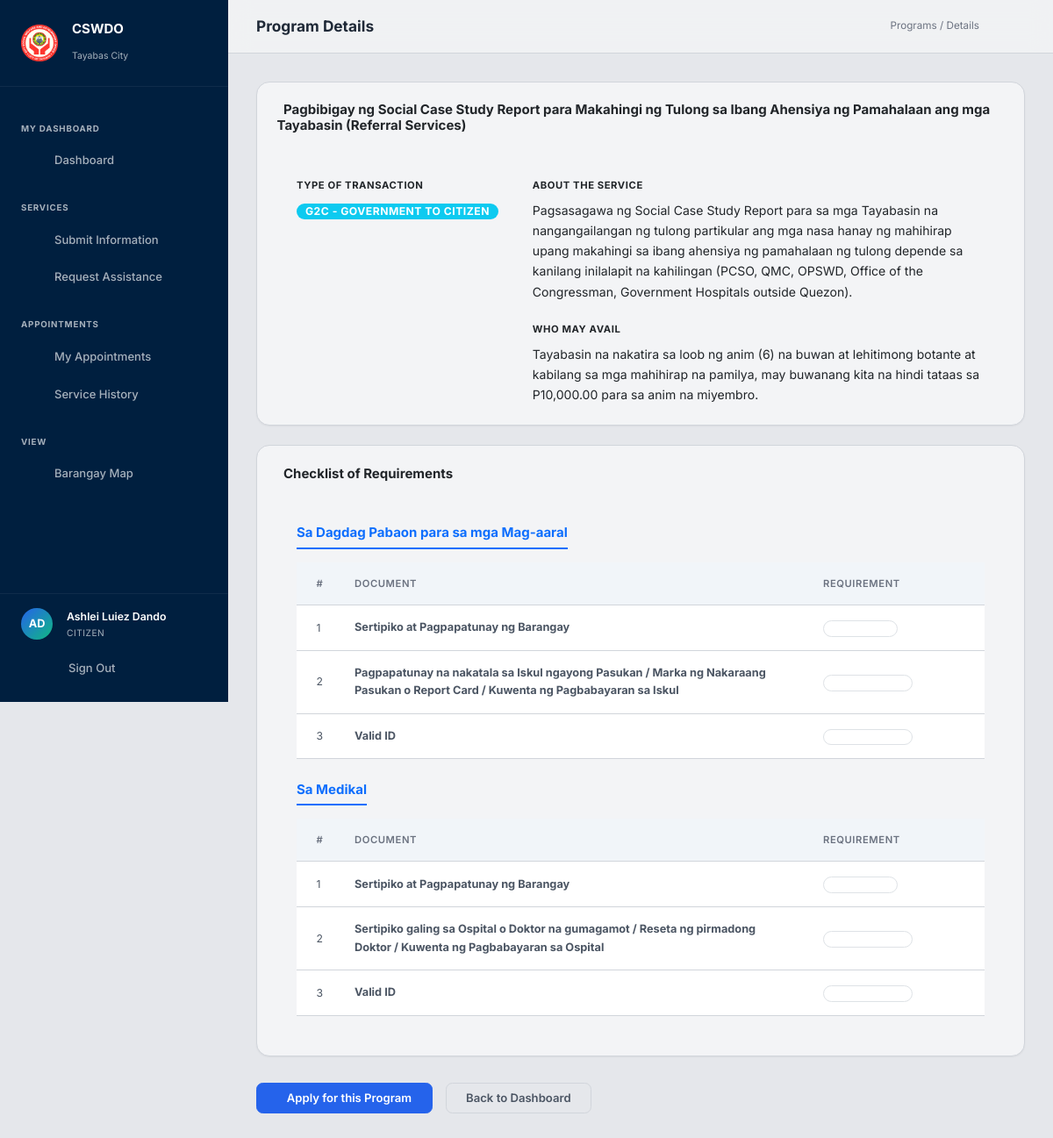
The page /programs/8/ (signed in) on the database its author committed.
### core/models.py (models this page shows, shortened)
class Program(models.Model):
    name = models.CharField(max_length=300, unique=True)
    description = models.TextField(blank=True)
    transaction_type = models.CharField(max_length=100, default='G2C - Government to Citizen')
    who_may_avail = models.TextField(blank=True)
    is_active = models.BooleanField(default=True)
    created_at = models.DateTimeField(auto_now_add=True)
    class Meta:
        ordering = ['name']

class ProgramRequiredDocument(models.Model):
    program = models.ForeignKey(Program, on_delete=models.CASCADE, related_name='required_documents')
    document_name = models.CharField(max_length=300)
    description = models.CharField(max_length=300, blank=True)
    category = models.CharField(max_length=100, blank=True)
    is_required = models.BooleanField(default=True)
    order = models.PositiveIntegerField(default=0)
    class Meta:
        ordering = ['category', 'order']

### core/views.py (the view)
# urls.py: path('programs/<int:pk>/', views.program_detail, name='program_detail'),
@login_required
def program_detail(request, pk):
    program = get_object_or_404(Program, pk=pk)
    program = get_object_or_404(Program, pk=pk)
    required_docs = program.required_documents.all()
    categories = {}
    for doc in required_docs:
        cat = doc.category or 'General'
        if cat not in categories:
            categories[cat] = []
        categories[cat].append(doc)
    return render(request, 'program_detail.html', {
        'program': program,
        'categories': categories,
    })

### core/templates/program_detail.html (shortened to what this page needs)
{% extends 'base.html' %}
{% block page_title %}Program Details{% endblock %}
{% block breadcrumb %}Programs / Details{% endblock %}
{% block content %}
<div class="container-fluid px-0">
    <div class="card mb-4">
        <div class="card-header border-0 pt-4 px-4 bg-transparent d-flex justify-content-between align-items-center">
            <h4 class="card-title fw-bold mb-0 text-slate-900">
                 {{ program.name }}
            </h4>
        </div>
        <div class="card-body px-4 px-md-5 pt-0 pb-4">
            <div class="row g-4 mt-1">
                <div class="col-12 col-md-4">
                    <div class="text-uppercase fw-bold mb-2 text-slate-500" style="font-size: 0.75rem; letter-spacing: 0.05em;">
                        Type of Transaction
                    </div>
                    <span class="badge bg-info text-white" style="font-size: 0.8125rem;">{{ program.transaction_type }}</span>
                </div>
                <div class="col-12 col-md-8">
                    <div class="mb-4">
                        <div class="text-uppercase fw-bold mb-2 text-slate-500" style="font-size: 0.75rem; letter-spacing: 0.05em;">
                            About the Service
                        </div>
                        <p class="text-slate-600" style="font-size: 0.9375rem; line-height: 1.65;">{{ program.description }}</p>
                    </div>
                    {% if program.who_may_avail %}
                    <div>
                        <div class="text-uppercase fw-bold mb-2 text-slate-500" style="font-size: 0.75rem; letter-spacing: 0.05em;">
                            Who May Avail
                        </div>
                        <p class="text-slate-600" style="font-size: 0.9375rem; line-height: 1.65; margin-bottom: 0;">{{ program.who_may_avail }}</p>
                    </div>
                    {% endif %}
                </div>
            </div>
        </div>
    </div>
    <div class="card mb-4">
        <div class="card-header border-0 pt-4 px-4 bg-transparent">
            <h5 class="card-title fw-bold mb-0 text-slate-900">
                 Checklist of Requirements
            </h5>
        </div>
        <div class="card-body px-4 px-md-5 pt-0 pb-4">
            {% for category, docs in categories.items %}
            {% if category != 'General' %}
            <div class="mt-4 mb-3">
                <h6 class="fw-bold text-primary border-bottom border-primary border-2 pb-2 d-inline-block mb-0">
                    {{ category }}
                </h6>
            </div>
            {% endif %}
            <div class="table-responsive mb-4">
                <table class="table mb-0">
                    <thead>
                        <tr>
                            <th class="ps-4" style="width: 50px;">#</th>
                            <th>Document</th>
                            <th style="width: 200px;">Requirement</th>
                        </tr>
                    </thead>
                    <tbody>
                        {% for doc in docs %}
                        <tr>
                            <td class="ps-4 text-slate-500" style="font-size: 0.8125rem;">{{ forloop.counter }}</td>
                            <td><strong class="text-slate-900">{{ doc.document_name }}</strong></td>
                            <td>
                                {% if doc.description %}
                                <span class="badge bg-slate-100 text-slate-600 border border-slate-200 text-start d-inline-block" style="font-weight: 400;">
                                </span>
                                {% else %}
                                <span class="text-slate-400 ms-2">-</span>
                                {% endif %}
                            </td>
                        </tr>
                        {% endfor %}
                    </tbody>
                </table>
            </div>
            {% endfor %}
        </div>
    </div>
    <div class="d-flex gap-3 mt-4 pt-2 mb-5">
        {% if user.profile.is_admin %}
        <a href="{% url 'program_list' %}" class="btn btn-outline px-4 py-2 fw-semibold">Back to Programs</a>
        {% else %}
        <a href="{% url 'request_assistance' %}" class="btn btn-primary px-4 py-2 fw-semibold text-decoration-none">
             Apply for this Program
        </a>
        <a href="{% url 'user_dashboard' %}" class="btn btn-outline px-4 py-2 fw-semibold text-decoration-none">Back to Dashboard</a>
        {% endif %}
    </div>
</div>
{% endblock %}

### core/templates/base.html (shortened to what this page needs)
{% load static %}
<!DOCTYPE html>
<html lang="en" id="html-root">
<head>
    <link href="https://cdn.jsdelivr.net/npm/bootstrap@5.3.3/dist/css/bootstrap.min.css" rel="stylesheet">
    <link href="https://cdn.jsdelivr.net/npm/bootstrap-icons@1.11.3/font/bootstrap-icons.min.css" rel="stylesheet">
    <link rel='stylesheet' href='https://cdn-uicons.flaticon.com/2.1.0/uicons-regular-rounded/css/uicons-regular-rounded.css'>
    <link rel="stylesheet" href="https://unpkg.com/leaflet@1.9.4/dist/leaflet.css" />
    <link rel="stylesheet" href="https://cdn.jsdelivr.net/npm/tom-select@2.3.1/dist/css/tom-select.min.css">
    <link rel="stylesheet" href="{% static 'css/style.css' %}?v=4.0">
</head>
<body x-data="{ sidebarOpen: false }">
    {% block body %}
    <div class="layout">
        <aside class="sidebar" :class="{ 'open': sidebarOpen }" id="sidebar">
            <div class="sidebar-brand">
                <div class="sidebar-brand-icon">
                    <img src="{% static 'images/cswdo_logo.png' %}" alt="CSWDO Logo"
                        style="width: 100%; height: 100%; object-fit: contain;">
                </div>
                <div>
                    <h1>CSWDO</h1>
                    <small>Tayabas City</small>
                </div>
            </div>
            <nav class="sidebar-nav">
                {% if user.is_authenticated and user.is_superuser or user.profile.is_admin %}
                <div class="sidebar-label">Dashboard</div>
                <a href="{% url 'admin_dashboard' %}"
                    class="sidebar-link {% if request.resolver_match.url_name == 'admin_dashboard' %}active{% endif %}"
                    id="nav-admin-dashboard">
                    <span class="icon"><i class="fi fi-rr-stats"></i></span> Analytics Dashboard
                </a>
                <div class="sidebar-label">Management</div>
                <a href="{% url 'beneficiary_list' %}"
                    class="sidebar-link {% if request.resolver_match.url_name == 'beneficiary_list' or request.resolver_match.url_name == 'beneficiary_edit' %}active{% endif %}"
                    id="nav-beneficiaries">
                    <span class="icon"><i class="fi fi-rr-users"></i></span> Beneficiaries
                </a>
                <a href="{% url 'request_list' %}"
                    class="sidebar-link {% if request.resolver_match.url_name == 'request_list' %}active{% endif %}"
                    id="nav-requests">
                    <span class="icon"><i class="fi fi-rr-clipboard-list"></i></span> Requests
                </a>
                <a href="{% url 'schedule_list' %}"
                    class="sidebar-link {% if 'schedule' in request.resolver_match.url_name %}active{% endif %}"
                    id="nav-schedules">
                    <span class="icon"><i class="fi fi-rr-calendar-lines"></i></span> Schedules
                </a>
                <a href="{% url 'admin_service_history' %}"
                    class="sidebar-link {% if request.resolver_match.url_name == 'admin_service_history' %}active{% endif %}"
                    id="nav-service-history">
                    <span class="icon"><i class="fi fi-rr-time-past"></i></span> Service History
                </a>
                <a href="{% url 'program_list' %}"
                    class="sidebar-link {% if request.resolver_match.url_name == 'program_list' or request.resolver_match.url_name == 'program_add' or request.resolver_match.url_name == 'program_edit' %}active{% endif %}"
                    id="nav-programs">
                    <span class="icon"><i class="fi fi-rr-folder"></i></span> Programs
                </a>
                <a href="{% url 'staff_management' %}"
                    class="sidebar-link {% if 'staff' in request.resolver_match.url_name %}active{% endif %}"
                    id="nav-staff">
                    <span class="icon"><i class="fi fi-rr-id-badge"></i></span> Staff Management
                </a>
                <div class="sidebar-label">Analytics</div>
                <a href="{% url 'admin_insights' %}"
                    class="sidebar-link {% if request.resolver_match.url_name == 'admin_insights' %}active{% endif %}"
                    id="nav-insights">
                    <span class="icon"><i class="fi fi-rr-bulb"></i></span> System Insights
                </a>
                <a href="{% url 'map' %}"
                    class="sidebar-link {% if request.resolver_match.url_name == 'map' %}active{% endif %}"
                    id="nav-map">
                    <span class="icon"><i class="fi fi-rr-map"></i></span> Geospatial Map
                </a>
                {% else %}
                <div class="sidebar-label">My Dashboard</div>
                <a href="{% url 'user_dashboard' %}"
                    class="sidebar-link {% if request.resolver_match.url_name == 'user_dashboard' %}active{% endif %}"
                    id="nav-user-dashboard">
                    <span class="icon"></span> Dashboard
                </a>
                <div class="sidebar-label">Services</div>
                <a href="{% url 'submit_beneficiary' %}"
                    class="sidebar-link {% if request.resolver_match.url_name == 'submit_beneficiary' %}active{% endif %}"
                    id="nav-submit-beneficiary">
                    <span class="icon"></span> Submit Information
                </a>
                <a href="{% url 'request_assistance' %}"
                    class="sidebar-link {% if request.resolver_match.url_name == 'request_assistance' %}active{% endif %}"
                    id="nav-request-assistance">
                    <span class="icon"></span> Request Assistance
                </a>
                <div class="sidebar-label">Appointments</div>
                <a href="{% url 'user_appointments' %}"
                    class="sidebar-link {% if request.resolver_match.url_name == 'user_appointments' or request.resolver_match.url_name == 'user_appointment_detail' %}active{% endif %}"
                    id="nav-user-appointments">
                    <span class="icon"></span> My Appointments
                </a>
                <a href="{% url 'user_service_history' %}"
                    class="sidebar-link {% if request.resolver_match.url_name == 'user_service_history' %}active{% endif %}"
                    id="nav-user-history">
                    <span class="icon"></span> Service History
                </a>
                <div class="sidebar-label">View</div>
                <a href="{% url 'map' %}"
                    class="sidebar-link {% if request.resolver_match.url_name == 'map' %}active{% endif %}"
                    id="nav-user-map">
                    <span class="icon"></span> Barangay Map
                </a>
                {% endif %}
            </nav>
            <div class="sidebar-footer">
                <div class="sidebar-user">
                    <div class="sidebar-avatar">{{ user.first_name.0 }}{{ user.last_name.0 }}</div>
                    <div class="sidebar-user-info">
                        <div class="name">{{ user.get_full_name|default:user.username }}</div>
                        <div class="role">{% if user.is_superuser or user.profile.is_admin %}Administrator{% elif user.is_staff or user.profile.is_staff_role %}Staff{% else %}Citizen{% endif %}</div>
                    </div>
                </div>
                <a href="{% url 'logout' %}" class="sidebar-link" style="margin-top: 12px;" id="nav-logout">
                    <span class="icon"></span> Sign Out
                </a>
            </div>
        </aside>
        <main class="main">
            <header class="topbar">
                <div>
                    <span class="topbar-title">{% block page_title %}Dashboard{% endblock %}</span>
                </div>
                <div class="topbar-actions">
                    <span class="topbar-breadcrumb">{% block breadcrumb %}{% endblock %}</span>
                    {% if user.is_authenticated %}
                    <div class="notif-wrapper" id="notif-wrapper" x-data="{ open: false }">
                        <button class="notif-btn" @click="open = !open; if(open) loadNotifications()" id="notif-bell-btn" aria-label="Notifications">
                        </button>
                    </div>
                    {% endif %}
                </div>
            </header>
            <div class="content animate-fade">
                {% block content %}{% endblock %}
            </div>
        </main>
    </div>
    {% endblock %}
</body>
</html>

### rows shown on the page
Program: name "Pagbibigay ng Social Case Study Report para Makahingi ng Tulong sa Ibang Ahensiya ng Pamahalaan ang mga Tayabasin (Referral Services)", transaction_type "G2C - GOVERNMENT TO CITIZEN", description "Pagsasagawa ng Social Case Study Report para sa mga Tayabasin na nangangailangan ng tulong partikular ang mga nasa hanay ng mahihirap upang makahingi sa ibang ahensiya ng pamahalaan ng tulong depende sa kanilang inilalapit na kahilingan (PCSO, QMC, OPSWD, Office of the Congressman, Government Hospitals outside Quezon).", who_may_avail "Tayabasin na nakatira sa loob ng anim (6) na buwan at lehitimong botante at kabilang sa mga mahihirap na pamilya, may buwanang kita na hindi tataas sa P10,000.00 para sa anim na miyembro."
ProgramRequiredDocument: category "Sa Dagdag Pabaon para sa mga Mag-aaral", document_name "Sertipiko at Pagpapatunay ng Barangay"
ProgramRequiredDocument: document_name "Pagpapatunay na nakatala sa Iskul ngayong Pasukan / Marka ng Nakaraang Pasukan o Report Card / Kuwenta ng Pagbabayaran sa Iskul"
ProgramRequiredDocument: document_name "Valid ID"
ProgramRequiredDocument: category "Sa Medikal", document_name "Sertipiko at Pagpapatunay ng Barangay"
ProgramRequiredDocument: document_name "Sertipiko galing sa Ospital o Doktor na gumagamot / Reseta ng pirmadong Doktor / Kuwenta ng Pagbabayaran sa Ospital"
ProgramRequiredDocument: document_name "Valid ID"

### other values the page prints
{{ user.first_name.0 }} "A"
{{ user.last_name.0 }} "D"
{{ user.get_full_name|default:user.username }} "Ashlei Luiez Dando"
